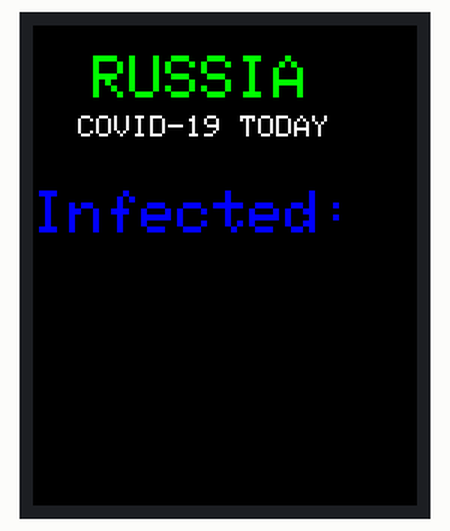
This sketch was run on a simulated ESP8266 (NodeMCU). Parts: 128×160 colour display. WiFi joins after 1.5 s; servers stay silent unless stated; uploads are accepted with an empty reply; what the sketch prints to the serial monitor is not drawn.

Above: at 5.6 s.

The sketch:

covid_tft_russia_spb.txt.ino
```cpp
#include <Adafruit_GFX.h>       //Libraries required to use the Display
#include <Adafruit_ST7735.h>  ////Libraries required to use the Display
#include <SPI.h>
#include <NTPClient.h>        // include NTPClient library
#include <TimeLib.h>          // Include Arduino time library

#include <ESP8266WiFi.h>        //Use ESP8266 functions
#include <ESP8266HTTPClient.h> //http client


//connect pins:
//pins<---->TFT
//nodemcu(3v)   led
//nodemcu(d5)   sck
//nodemcu(d7)   sda
//nodemcu(d4)   ad
//nodemcu(d3)   reset
//nodemcu(d8)   cs
//nodemcu(g)    gnd
//nodemcu(3v)   vcc


// -----------  Display pins  --------------------------------------
#define TFT_CS         15   //
#define TFT_RST        0   //
#define TFT_DC         2   // my pins - you shoud use own

const char* ssid = "";              //Your router SSID and password
const char* password =  "";    //Your router SSID and password
const char* host = "api.thingspeak.com";  //I read the data from this host
const int httpPortRead = 80;

const char* url1 = "/apps/thinghttp/send_request?api_key=2VX3DNKEVWOHS4Q3";     //cases //use your own parse string from https://thingspeak.com/
const char* url2 = "/apps/thinghttp/send_request?api_key=NMHDH1CCJVAHLOXZ"; //death  //use your own parse string from https://thingspeak.com/

int To_remove;      //There are some irrelevant data on the string and here's how I keep the index
                    //of those characters

String Cases,Death,Recover,Data_Raw;  //Here I keep the numbers that I got from thingspeak parsing responce

WiFiClient client;      //Create a WiFi client and http client
HTTPClient http;

Adafruit_ST7735 tft = Adafruit_ST7735(TFT_CS, TFT_DC, TFT_RST); //Those things are for the display
float p = 3.1415926;


void setup() {

  Serial.begin(9600);            //Start the serial communication and the display
  tft.initR(INITR_GREENTAB);

  WiFi.disconnect();             //Disconnect and reconnect to the Wifi you set
  delay(5000);
  WiFi.begin(ssid, password);

  Serial.println("Connected to the WiFi network");   //Display feedback on the serial monitor
  Serial.println(WiFi.localIP());


}

 //start loop part

 void loop()
{


      //Reading 1: Reading of cases
    if( http.begin(client,host,httpPortRead,url1))        //Connect to the host and the url
      {
        int httpCode = http.GET();                //Check feedback if there's a response
        if (httpCode > 0)
        {
          if (httpCode == HTTP_CODE_OK || httpCode == HTTP_CODE_MOVED_PERMANENTLY)
            {

              Data_Raw = http.getString();   //Here we store the raw data string

              Serial.print("Cases (RAW value) :");  //I choosed to display it on the serial monitor to help you debug
              Serial.println(Data_Raw);

              To_remove = Data_Raw.indexOf(">");                      //I look for the position of this symbol ">"
              Data_Raw.remove(0,To_remove+1);                        //I remove it and everything that's before
              To_remove = Data_Raw.indexOf("<");                     //I look for the position of this symbol ">"
              Data_Raw.remove(To_remove,Data_Raw.length());          //I remove it and everything that's after
                                                                     //Example: This is the raw data received <td style="font-weight: bold; text-align:right">63,927</td>
                                                                     //First we look for ">" and we remove everything before it including it
                                                                     //We stay with this 63,927</td>
                                                                     //We look for "<" symbol and we remove it + everything after
                                                                     //We keep only this 63,927 as string
              Cases=Data_Raw; //cases=data_raw


            }
        }
        else //If we can't get data
        {
          Serial.printf("[HTTP] GET... failed, error: %s\n", http.errorToString(httpCode).c_str());
        }


        http.end();
      }
    else //If we can't connect to the HTTP
      {
        Serial.printf("[HTTP} Unable to connect\n");
      }

//Reading 2 is the same thing as reading 1

    if( http.begin(client,host,httpPortRead,url2))
      {
        int httpCode = http.GET();
        if (httpCode > 0)
        {
          if (httpCode == HTTP_CODE_OK || httpCode == HTTP_CODE_MOVED_PERMANENTLY)
            {

              Data_Raw = http.getString();

              Serial.print("Deaths (RAW value) :");
              Serial.println(Data_Raw);

              To_remove = Data_Raw.indexOf(">");
              Data_Raw.remove(0,To_remove+1);
              To_remove = Data_Raw.indexOf("<");
              Data_Raw.remove(To_remove,Data_Raw.length());

              Death=Data_Raw;


            }
        }
        else
        {
          Serial.printf("[HTTP] GET... failed, error: %s\n", http.errorToString(httpCode).c_str());
        }


        http.end();
      }
    else
      {
        Serial.printf("[HTTP} Unable to connect\n");
      }


    ///////end////

    Print_TFT();  //Display to the TFT LCD, this function will vary depending on your display
    delay(5000);

    while (WiFi.status() != WL_CONNECTED)     //In case the Wifi connexion is lost
      {

        WiFi.disconnect();
        delay(5000);

        WiFi.begin(ssid, password);
        Serial.println("Reconnecting to WiFi..");       //you can set it only in port monitor
        delay(1000);
      }

}


void Print_TFT(){
  tft.fillScreen(ST77XX_BLACK);
  tft.setTextWrap(false);
  tft.setCursor(20, 10);    //Horiz/Vertic
  tft.setTextSize(2);
  tft.setTextColor(ST77XX_GREEN);
  tft.print("RUSSIA");

  tft.setCursor(15, 30);    //Horiz/Vertic
  tft.setTextSize(1);
  tft.setTextColor(ST77XX_WHITE);
  tft.print("COVID-19 TODAY");

  tft.setCursor(0, 55);    //Horiz/Vertic
  tft.setTextSize(2);
  tft.setTextColor(ST77XX_BLUE);
  tft.print("Infected:");
  tft.setCursor(0, 80);
  tft.print(Cases);

  tft.setCursor(0, 115);    //Horiz/Vertic
  tft.setTextSize(1);
  tft.setTextColor(ST77XX_RED);
  //tft.print("DEAD:");
  tft.setCursor(5, 115);
  tft.setTextColor(ST77XX_RED);
  tft.print(Death); //
 delay(5000);

}

//
```
